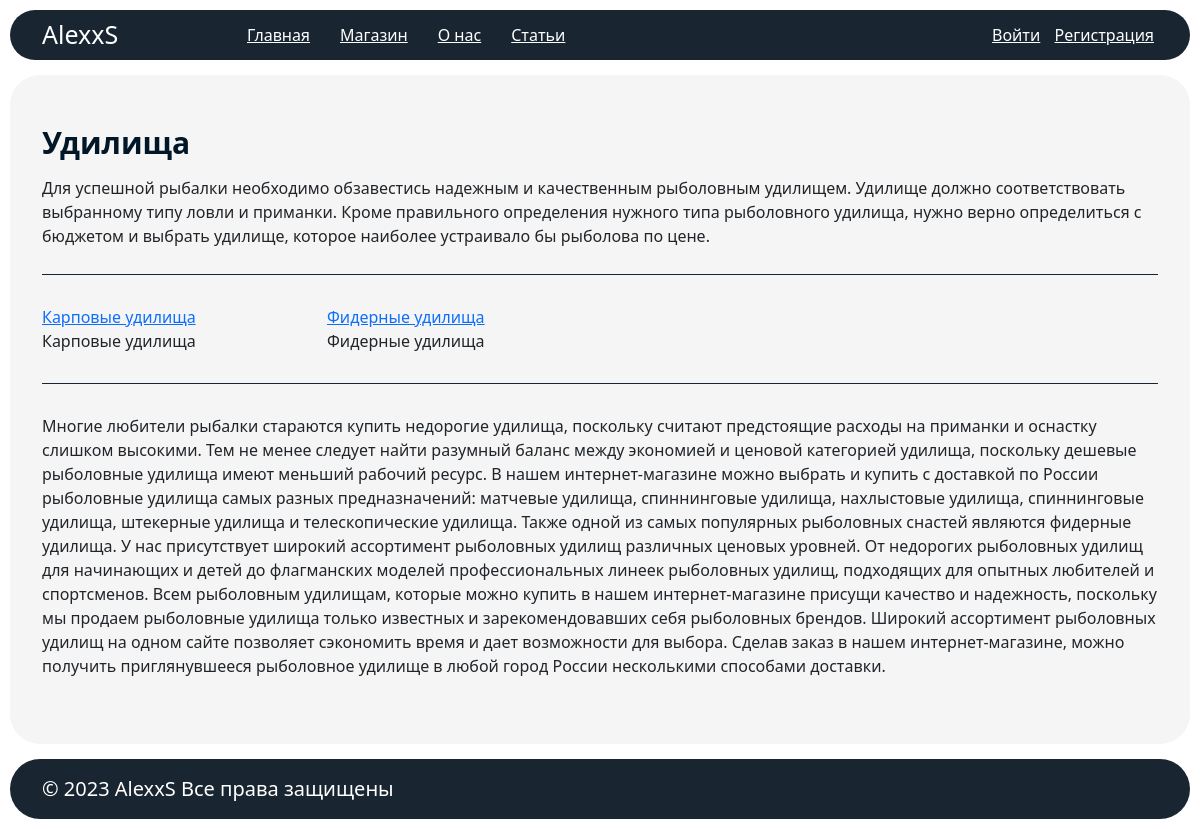
The page /shop/category/rods/ on the database its author committed.
### shopapp/models.py (models this page shows, shortened)
class Category(models.Model):
    name = models.CharField(max_length=150, verbose_name="Название", default="")
    slug = models.SlugField(unique=True, verbose_name="Символьный код", default="", blank=True)
    h1 = models.CharField(max_length=150, verbose_name="Заголовок H1", default="")
    parent = models.ForeignKey('self', verbose_name="Родитель", null=True, blank=True, on_delete=models.CASCADE)
    announce = models.TextField(max_length=500, verbose_name="Краткое описание", default="")
    description = models.TextField(max_length=10000, verbose_name="Описание", default="")
    seo_title = models.CharField(max_length=150, verbose_name="Seo Title", default="")
    seo_description = models.TextField(max_length=500, verbose_name="Seo Description", default="")
    seo_keywords = models.CharField(max_length=100, verbose_name="Seo Keywords", default="")
    class Meta:
        verbose_name = "категорию"
        verbose_name_plural = "категории"

### shopapp/views.py (the view)
# urls.py: path('category/<slug:slug>/', views.detail_category, name='detail_category'),
def detail_category(request, slug):
    category = get_object_or_404(Category, slug=slug)
    categories = Category.objects.filter(parent_id=category.pk)
    products = Product.objects.filter(category_id=category.pk)
    return render(request, template_name="detail_category.html",
                  context={"categories": categories,
                           "products": products,
                           "category": category})

### templates/detail_category.html (shortened to what this page needs)
{% extends "base.html" %}
{% block content %}
    <section class="main__content">
        <div class="container">
            <h1>{% if category.h1 %}{{ category.h1 }}{% else %}{{ category.name }}{% endif %}</h1>
            <div class="top__text">{{ category.announce|safe }}</div>
            <div class="category__list">
                <div class="row">
                    {% for category_item in categories %}
                        <div class="col-md-3">
                            <div class="item">
                                <div class="title"><a
                                        href="{% url "detail_category" slug=category_item.slug %}">{{ category_item.name }}</a>
                                </div>
                                <div class="announce">{{ category_item.announce|safe }}</div>
                            </div>
                        </div>
                    {% endfor %}
                </div>
            </div>
            <div class="product__list">
            </div>
            <div class="bottom__text">{{ category.description|safe }}</div>
        </div>
    </section>
{% endblock %}

### static/css/style.css (style rules this page uses)
body { padding: 10px; }
h1, h2, h3, h4, h5, h6 { margin-bottom: 15px; color: #011627; font-weight: bold; }
h1 { font-size: 30px; }
.main__content { padding: 50px 0; background: #f5f5f5; border-radius: 30px; margin: 15px 0; }
.top__text { margin-bottom: 30px; padding-bottom: 10px; border-bottom: 1px solid rgba(1, 14, 26, 0.9); }
.product__list { margin-bottom: 30px; padding-bottom: 30px; border-bottom: 1px solid rgba(1, 14, 26, 0.9); }

### rows shown on the page
Category: h1 "Удилища", announce "Для успешной рыбалки необходимо обзавестись надежным и качественным рыболовным удилищем. Удилище должно соответствовать выбранному типу ловли и приманки. Кроме правильного определения нужного типа рыболовного удилища, нужно верно определиться с бюджетом и выбрать удилище, которое наиболее устраивало бы рыболова по цене.", description "Многие любители рыбалки стараются купить недорогие удилища, поскольку считают предстоящие расходы на приманки и оснастку слишком высокими. Тем не менее следует найти разумный баланс между экономией и ценовой категорией удилища, поскольку дешевые рыболовные удилища имеют меньший рабочий ресурс. В нашем интернет-магазине можно выбрать и купить с доставкой по России рыболовные удилища самых разных предназначений: матчевые удилища, спиннинговые удилища, нахлыстовые удилища, спиннинговые удилища, штекерные удилища и телескопические удилища. Также одной из самых популярных рыболовных снастей являются фидерные удилища. У нас присутствует широкий ассортимент рыболовных удилищ различных ценовых…"
Category: name "Карповые удилища", announce "Карповые удилища"
Category: name "Фидерные удилища", announce "Фидерные удилища"
